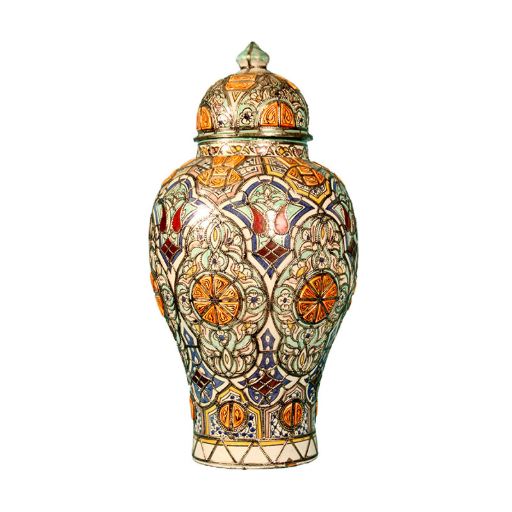
#> input picture data/pottery/unknown/pottery_0.png, 512 x 512 px, found by its file name; its folder holds 3 pictures in this run
$ python visualize_pottery_dataset.py
#> lines starting #> are read from the running program, lines starting #| are printed output that depends on the picture
# Visualize and analyze the pottery dataset
import os
from PIL import Image
import matplotlib.pyplot as plt
from collections import Counter

def get_image_paths_and_labels(root_dir):
#> in plot_label_distribution, `plt.show()`:
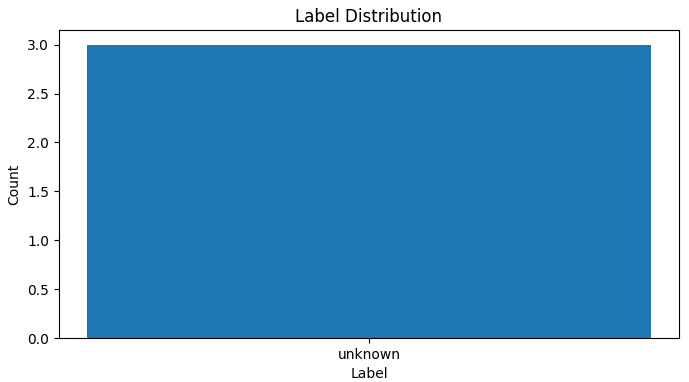
#> figure drawn by matplotlib, 1 panel
    image_paths = []
    labels = []
    for label in os.listdir(root_dir):
        label_dir = os.path.join(root_dir, label)
        if os.path.isdir(label_dir):
            for fname in os.listdir(label_dir):
                if fname.endswith('.png'):
                    image_paths.append(os.path.join(label_dir, fname))
                    labels.append(label)
    return image_paths, labels

def plot_image_grid(image_paths, n=12):
#> called with n = 12
    plt.figure(figsize=(12, 6))
    for i, img_path in enumerate(image_paths[:n]):
        img = Image.open(img_path)
#> img is the input picture: PIL image 512x512 RGBA; mean R, G, B, A 233.6, 227.3, 218.8, 255
        plt.subplot(3, 4, i+1)
        plt.imshow(img)
        plt.axis('off')
        plt.title(os.path.basename(os.path.dirname(img_path)))
    plt.tight_layout()
    plt.show()
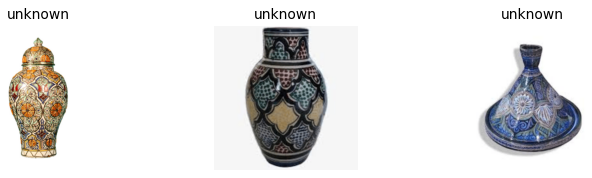
#> figure drawn by matplotlib, 3 panels

def plot_label_distribution(labels):
    counter = Counter(labels)
    plt.figure(figsize=(8, 4))
    plt.bar(counter.keys(), counter.values())
    plt.title('Label Distribution')
    plt.xlabel('Label')
    plt.ylabel('Count')
    plt.show()

if __name__ == "__main__":
    root = "data/pottery"
    image_paths, labels = get_image_paths_and_labels(root)
    print(f"Found {len(image_paths)} images across {len(set(labels))} labels.")
    plot_label_distribution(labels)
    plot_image_grid(image_paths)
